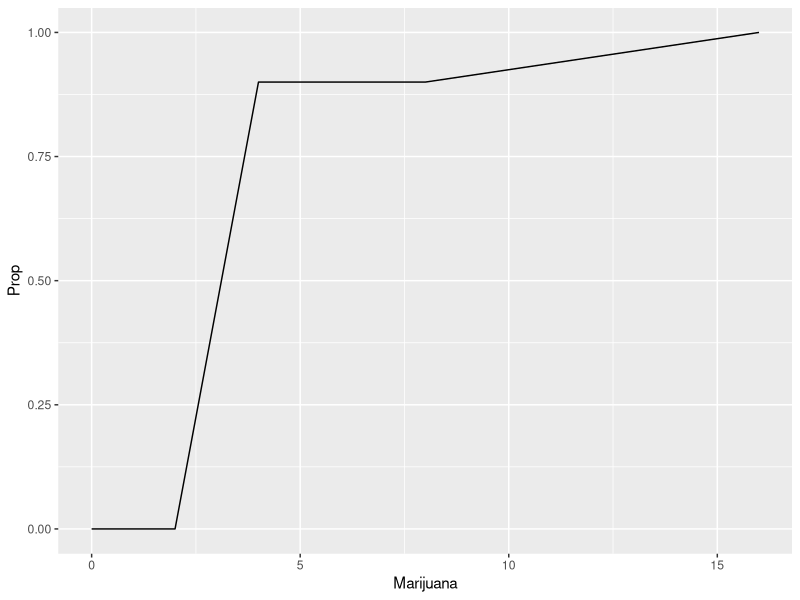
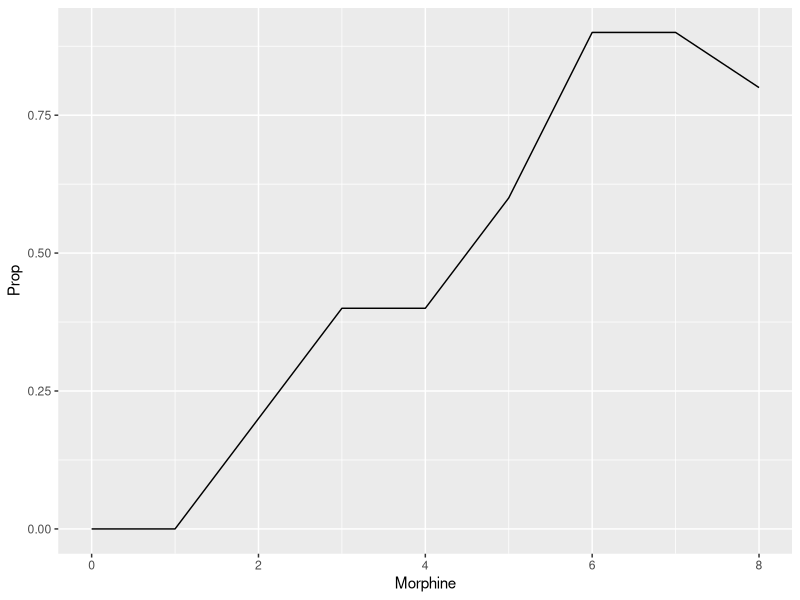
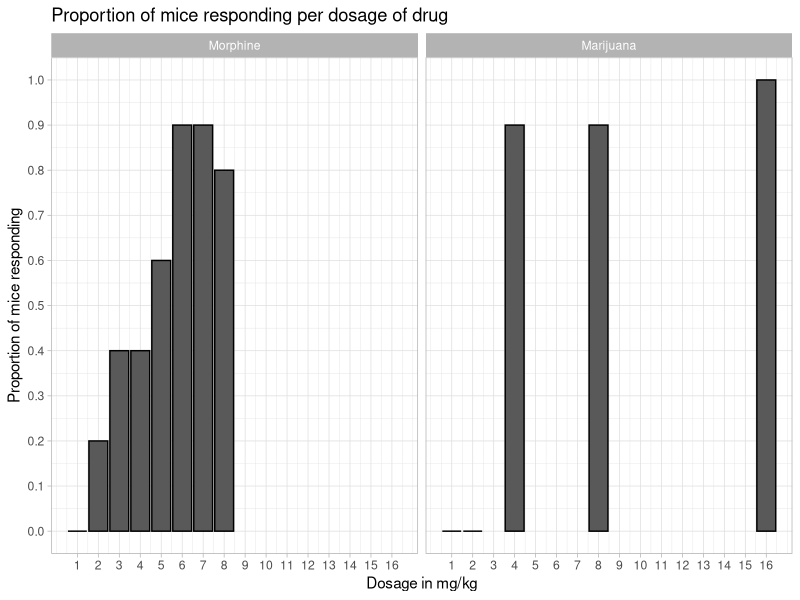
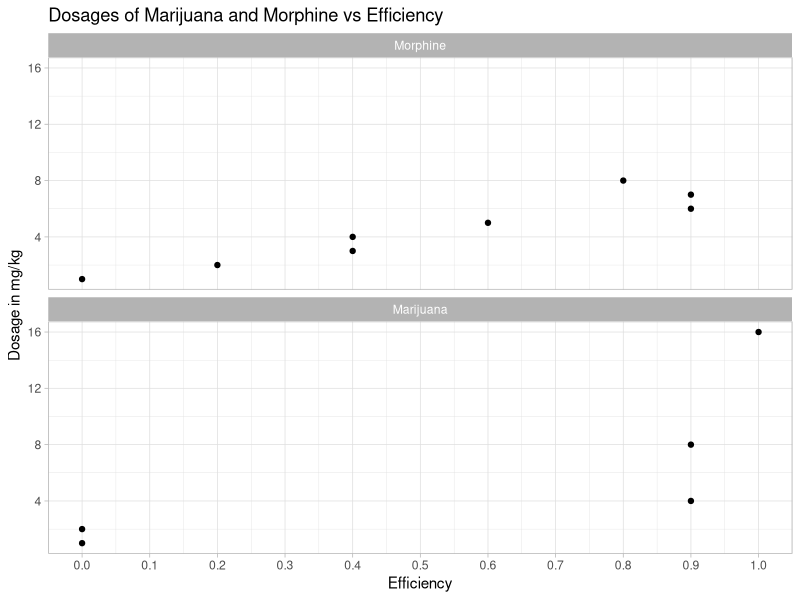
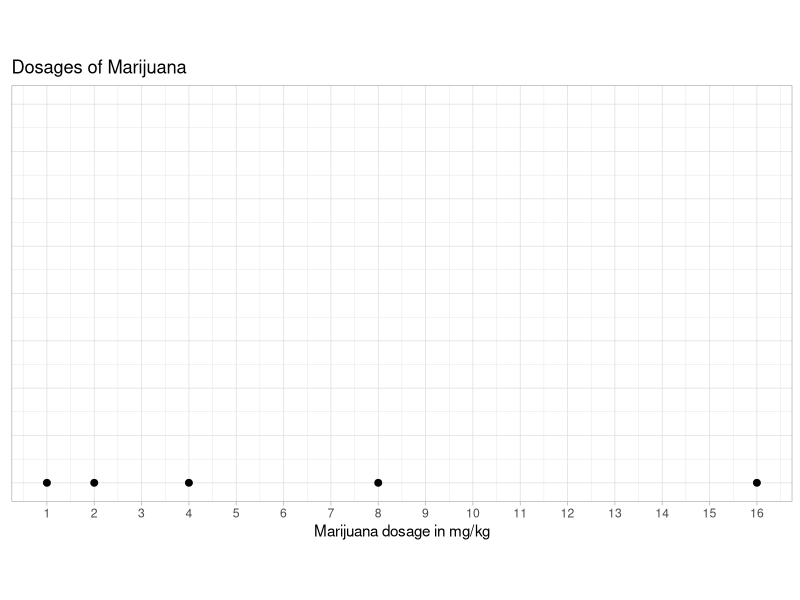
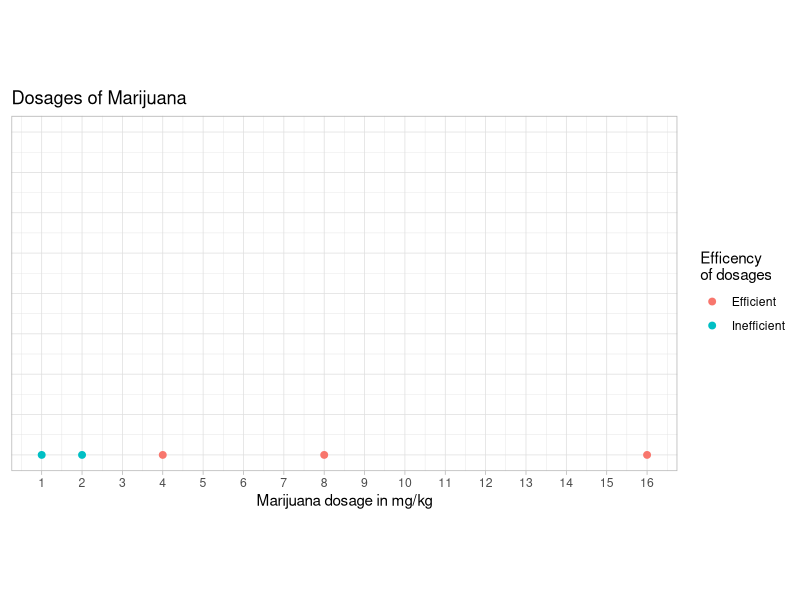
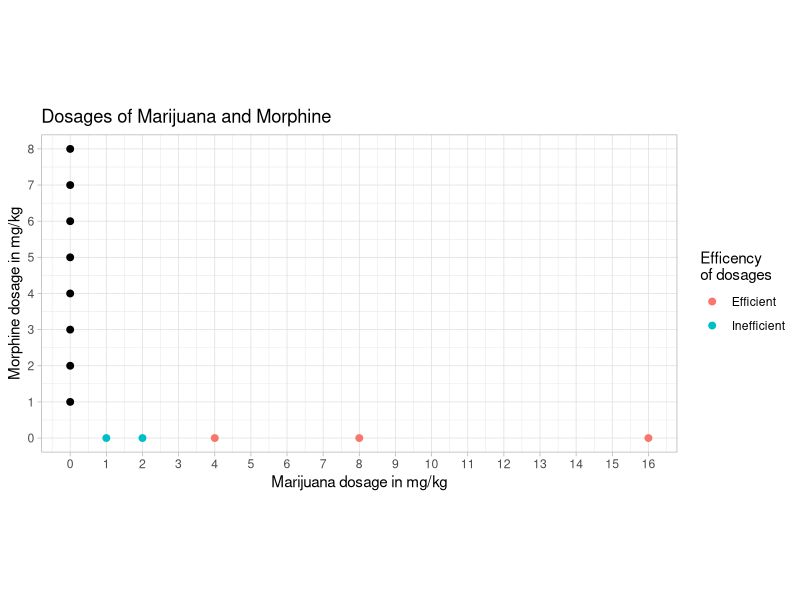
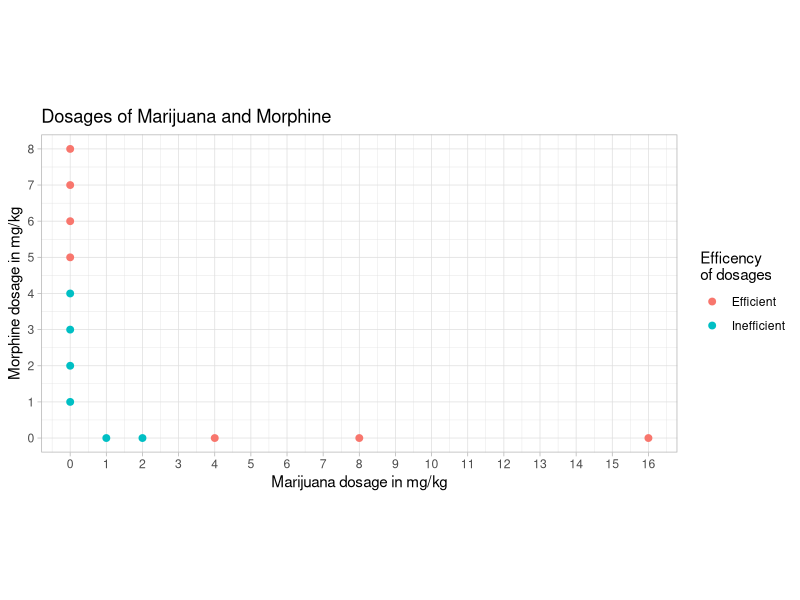

Here is the R script that generated these plots, in order:
## ---- chunk 1
knitr::opts_chunk$set(echo = TRUE, message = FALSE, warning = FALSE, fig.align = "center")
## ---- chunk 2
library(data.table)
library(ggplot2)
## ---- chunk 3
pain <- fread("Bpain.csv")
## ---- chunk 4
pain <- pain[, -c(1,6)]
## ---- chunk 5
pain <- pain[, Prop_dummy  := ifelse(Prop >= 0.5, "Efficient", "Inefficient")]
## ---- chunk 6
ggplot(data = pain[Set %in% c("O", "B"),], aes(x = Marijuana, y = Prop)) + geom_line()
ggplot(data = pain[Set %in% c("O", "A"),], aes(x = Morphine, y = Prop)) + geom_line()
## ---- chunk 7
pain_melt <- pain[Set %in% c("A", "B"),]
pain_melt <- pain_melt[, c(2,3,5)]
pain_melt <- melt(pain_melt, id.vars = "Prop")
pain_melt <- pain_melt[c(1:8, 22:26), ]
## ---- chunk 8
ggplot(data = pain_melt, aes(x = value, y = Prop)) +
  geom_col(color = "black") +
  facet_wrap(~ variable) +
  scale_x_continuous(breaks = 1:16) +
  scale_y_continuous(breaks = seq(0,1,0.1)) +
  theme_light() +
  labs(title = "Proportion of mice responding per dosage of drug",
       x = "Dosage in mg/kg",
       y = "Proportion of mice responding")
## ---- chunk 9
ggplot(data = pain_melt, aes(x = Prop, y = value)) +
  geom_point() +
  facet_wrap(~ variable, nrow = 2) +
  scale_x_continuous(breaks = seq(0, 1, 0.1)) +
  scale_y_continuous(breaks = seq(0,16,4)) +
  theme_light() +
  labs(title = "Dosages of Marijuana and Morphine vs Efficiency",
       x = "Efficiency",
       y = "Dosage in mg/kg")
  
## ---- chunk 10
ggplot(pain[Set %in% "B",], aes(x = Marijuana, y = Morphine)) +
  geom_point(size = 2) +
  coord_equal() +
  theme_light() +
  scale_x_continuous(breaks = c(0:16)) +
  scale_y_continuous(breaks = c(0:8), limits = c(0,8)) +
  theme(axis.title.y = element_blank(),
        axis.text.y = element_blank(),
        axis.ticks.y = element_blank()) +
  labs(title = "Dosages of Marijuana",
       x = "Marijuana dosage in mg/kg")
## ---- chunk 11
ggplot(pain[Set %in% "B",], aes(x = Marijuana, y = Morphine, color = Prop_dummy)) +
  geom_point(size = 2) +
  coord_equal() +
  theme_light() +
  scale_x_continuous(breaks = c(0:16)) +
  scale_y_continuous(breaks = c(0:8), limits = c(0,8)) +
  theme(axis.title.y = element_blank(),
        axis.text.y = element_blank(),
        axis.ticks.y = element_blank()) +
  labs(title = "Dosages of Marijuana",
       x = "Marijuana dosage in mg/kg",
       color = "Efficency \nof dosages")
## ---- chunk 12
ggplot(pain[Set %in% "B",], aes(x = Marijuana, y = Morphine, color = Prop_dummy)) +
  geom_point(size = 2) +
  geom_point(data = pain[Set %in% "A",], mapping = aes(x = Marijuana, y = Morphine), size = 2, color = "black") +
  coord_equal() +
  theme_light() +
  scale_x_continuous(breaks = c(0:16)) +
  scale_y_continuous(breaks = c(0:8), limits = c(0,8)) +
  labs(title = "Dosages of Marijuana and Morphine",
       x = "Marijuana dosage in mg/kg",
       y = "Morphine dosage in mg/kg",
       color = "Efficency \nof dosages")
## ---- chunk 13
ggplot(pain[Set %in% c("A", "B"),], aes(x = Marijuana, y = Morphine, color = Prop_dummy)) +
  geom_point(size = 2) +
  coord_equal() +
  theme_light() +
  scale_x_continuous(breaks = c(0:16)) +
  scale_y_continuous(breaks = c(0:8), limits = c(0,8)) +
  labs(title = "Dosages of Marijuana and Morphine",
       x = "Marijuana dosage in mg/kg",
       y = "Morphine dosage in mg/kg",
       color = "Efficency \nof dosages")
## ---- chunk 14
ggplot(pain[Set %in% c("O", "A", "B"),], aes(x = Marijuana, y = Morphine, color = Prop_dummy)) +
  geom_point(size = 2) +
  coord_equal() +
  theme_light() +
  scale_x_continuous(breaks = c(0:16)) +
  scale_y_continuous(breaks = c(0:8), limits = c(0,8)) +
  labs(title = "Dosages of Marijuana and Morphine",
       x = "Marijuana dosage in mg/kg",
       y = "Morphine dosage in mg/kg",
       color = "Efficency \nof dosages")
## ---- chunk 15
ggplot(pain[Set %in% c("O", "A", "B"),], aes(x = Marijuana, y = Morphine, color = Prop_dummy)) +
  geom_point(size = 2) +
  geom_point(data = pain[Set %in% "AB",], mapping = aes(x = Marijuana, y = Morphine), size = 2, color = "black") +
  coord_equal() +
  theme_light() +
  scale_x_continuous(breaks = c(0:16)) +
  scale_y_continuous(breaks = c(0:8), limits = c(0,8)) +
  labs(title = "Dosages of Marijuana and Morphine",
       x = "Marijuana dosage in mg/kg",
       y = "Morphine dosage in mg/kg",
       color = "Efficency \nof dosages")
## ---- chunk 16
ggplot(pain, aes(x = Marijuana, y = Morphine, color = Prop_dummy)) +
  geom_point(size = 2) +
  coord_equal() +
  theme_light() +
  scale_x_continuous(breaks = c(0:16)) +
  scale_y_continuous(breaks = c(0:8)) +
  labs(title = "Dosages of Marijuana and Morphine",
       x = "Marijuana dosage in mg/kg",
       y = "Morphine dosage in mg/kg",
       color = "Efficency \nof dosages")
## ---- chunk 17
ggplot(pain, aes(x = Marijuana, y = Morphine, color = Prop_dummy)) +
  geom_point(size = 2) +
  coord_equal() +
  geom_abline(intercept = 5, slope = -5/4) +
  theme_light() +
  scale_x_continuous(breaks = c(0:16)) +
  scale_y_continuous(breaks = c(0:8)) +
  labs(title = "Dosages of Marijuana and Morphine with Isobole",
       x = "Marijuana dosage in mg/kg",
       y = "Morphine dosage in mg/kg",
       color = "Efficency \nof dosages")
## ---- chunk 18
ggplot(pain, aes(x = Marijuana, y = Morphine, color = Prop_dummy)) +
  geom_point(size = 2) +
  coord_equal() +
  geom_point(mapping = aes(x = 2.1, y = 0), color = "black", fill = "red", size = 3, pch = 22) +
  geom_abline(intercept = 5, slope = -5/2.1) +
  theme_light() +
  scale_x_continuous(breaks = c(0:16)) +
  scale_y_continuous(breaks = c(0:8)) +
  labs(title = "Dosages of Marijuana and Morphine with Isobole",
       x = "Marijuana dosage in mg/kg",
       y = "Morphine dosage in mg/kg",
       color = "Efficency \nof dosages")
